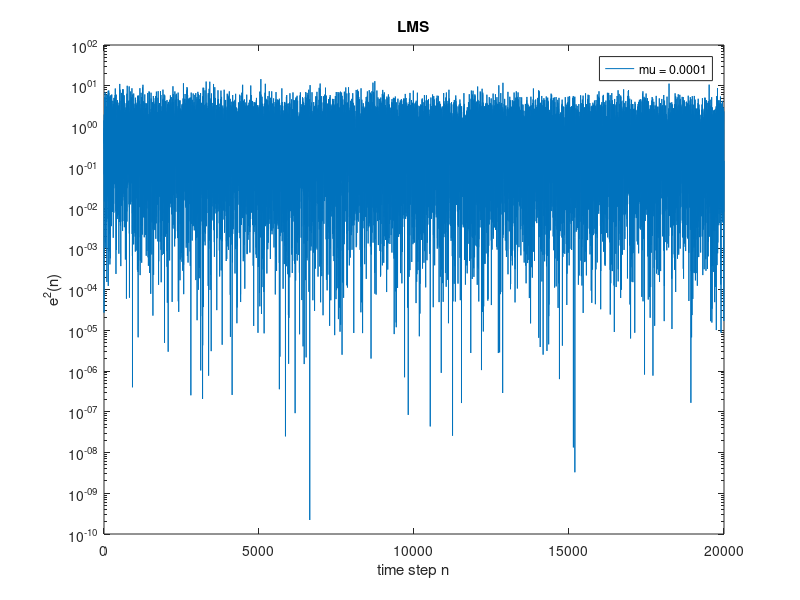
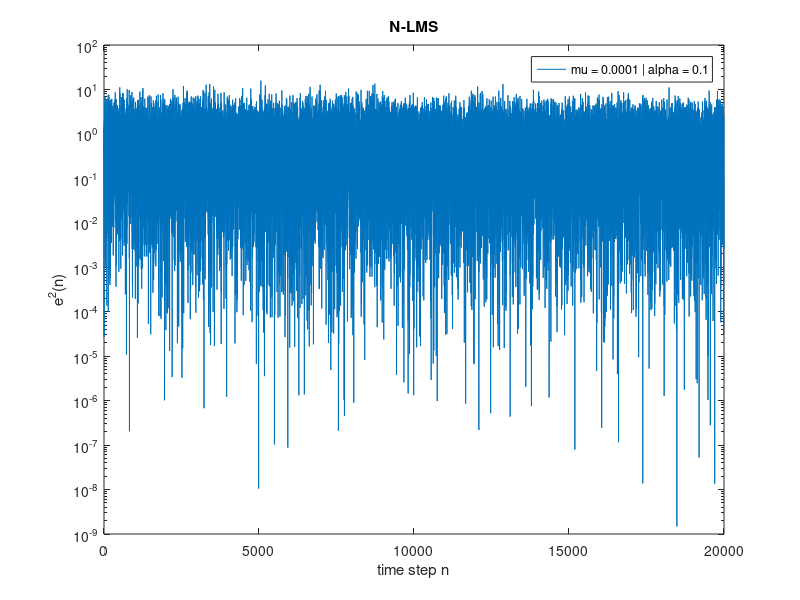
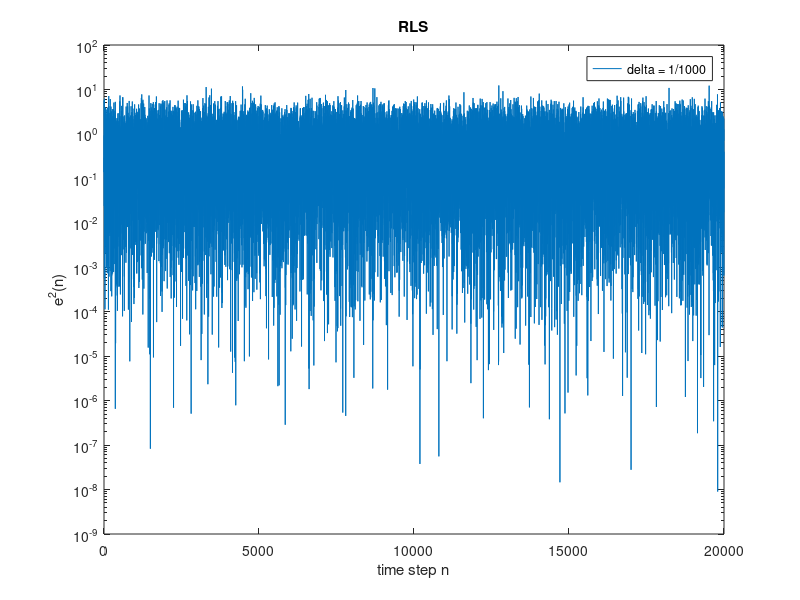

Recreate these plots in MATLAB, in order.
clear all
close all

n = 20000; %number of time steps
M = 4; %order of the filter >= 4

%generating white noises and signals
sigma_v1 = 0.42;
sigma_v2 = 0.72;

v1 = sqrt(sigma_v1)*randn(1,n);
v1 = v1 - mean(v1);

v2 = sqrt(sigma_v2)*randn(1,n);
v2 = v2 - mean(v2);

%u(n) = ucoeff * u(n:n-2) + v1(n)
u = zeros(n,1);
ucoeff = [-0.87 -0.22 -0.032];
u(1) = v1(1);
u(2) = ucoeff(1)*u(1) + v1(2);
u(3) = ucoeff(1)*u(2) + ucoeff(2)*u(1) + v1(2);
for i=4:n
    u(i) = ucoeff * u(i:-1:i-2) + v1(i);
end

%s(n) = scoeff * u(n:n-3);
s = zeros(n,1);
scoeff = [-0.13 0.67 -0.18 0.39];
s(1) = scoeff(1)*u(1);
s(2) = scoeff(1)*u(2) + scoeff(2)*u(1);
s(3) = scoeff(1)*u(3) + scoeff(2)*u(2) + scoeff(3)*u(1);
for i=4:n
    s(i) = scoeff * u(i:-1:i-3);
end


%x(n) = xcoeff * x(n-1:n-3) + v2(n)
x = zeros(n,1);
xcoeff = [-0.57 -0.16 -0.08];
x(1) = v2(1);
x(2) = xcoeff(1)*x(1) + v2(2);
x(3) = xcoeff(1)*x(2) + xcoeff(2)*x(1) + v2(2);
for i=4:n
    x(i) = xcoeff * x(i:-1:i-2) + v2(i);
end

%desired signal
d = x + s;




%autocorr vector ru
%matrix is derived from given signal descriptions
sm = [1     0.87  0.22  0.032;...
      0.87  1.22  0.032 0    ;...
      0.22  0.902 1     0    ;...
      0.032 0.22  0.87  1    ];

ru = sm \ [sigma_v1; 0; 0; 0];

%autocorr matrix for filter of M coefficients
p = zeros(M,1);

if M>4
    for k=5:M
        ru = [ru ; ucoeff * ru(k-1:-1:k-3)];
    end
end

%calculating crosscorrelation
for k=1:M
    idx = k:-1:k-3;
    for l=1:length(idx)
        if idx(l)<=0
           idx(l) = 2-idx(l);
        end
    end
    p(k) = scoeff * ru(idx);
end
Ru = toeplitz(ru);
wo = Ru \ p; %optimal wiener coefficients

%% LMS
tic
mulms = 0.0001;
wlms = zeros(M,1);
ylms = zeros(n,1);
elms = zeros(n,1);
Jlms = zeros(n,1);

for i=(M+1):n
    ylms(i) = wlms' * u(i:-1:(i-M+1));
    elms(i) = d(i) - ylms(i);
    wlms = wlms + mulms * elms(i) * u(i:-1:(i-M+1));
    
    Jlms(i) = elms(i)^2;
end
figure(1)
semilogy(Jlms(M+1:end));
xlabel('time step n');
ylabel('e^2(n)');
legend({'mu = 0.0001'});
title('LMS');
timelms = toc;

%% N-LMS
tic
munlms = 0.0001;
alpha = 0.1;
wnlms = zeros(M,1);
ynlms = zeros(n,1);
enlms = zeros(n,1);
Jnlms = zeros(n,1);

for i=(M+1):n
    U = u(i:-1:(i-M+1));
    ynlms(i) = wnlms' * U;
    enlms(i) = d(i) - ynlms(i);
    dinom = alpha + (U' * U);
    wnlms = wnlms + (munlms/dinom)*U*enlms(i);
    Jnlms(i) = enlms(i)^2;
end

figure(2)
semilogy(Jnlms(M+1:end));
xlabel('time step n');
ylabel('e^2(n)');
legend({'mu = 0.0001 | alpha = 0.1'});
title('N-LMS');
timenlms = toc;

%% RLS
tic
delta = 1/1000;
lambda = 1;
wrls = zeros(M,1);
yrls = zeros(n,1);
erls = zeros(n,1);
Jrls = zeros(n,1);

P = (1/delta) * eye(M,M);
for i=(M+1):n
    yrls(i) = wrls' * u(i:-1:(i-M+1));
    k = ( (lambda^-1)*P*u(i:-1:i-M+1) / (1+(lambda^-1)*u(i:-1:i-M+1)'*P*u(i:-1:i-M+1)));
    erls(i) = d(i) - yrls(i);
    wrls = wrls + k * erls(i);
    P = (lambda^-1)*P - (lambda^-1)*k*u(i:-1:i-M+1)'*P;
    
    Jrls(i) = erls(i)^2;
end

figure(3)
semilogy(Jrls(M+1:end));
xlabel('time step n');
ylabel('e^2(n)');
legend('delta = 1/1000');
title('RLS');
timerls = toc;
